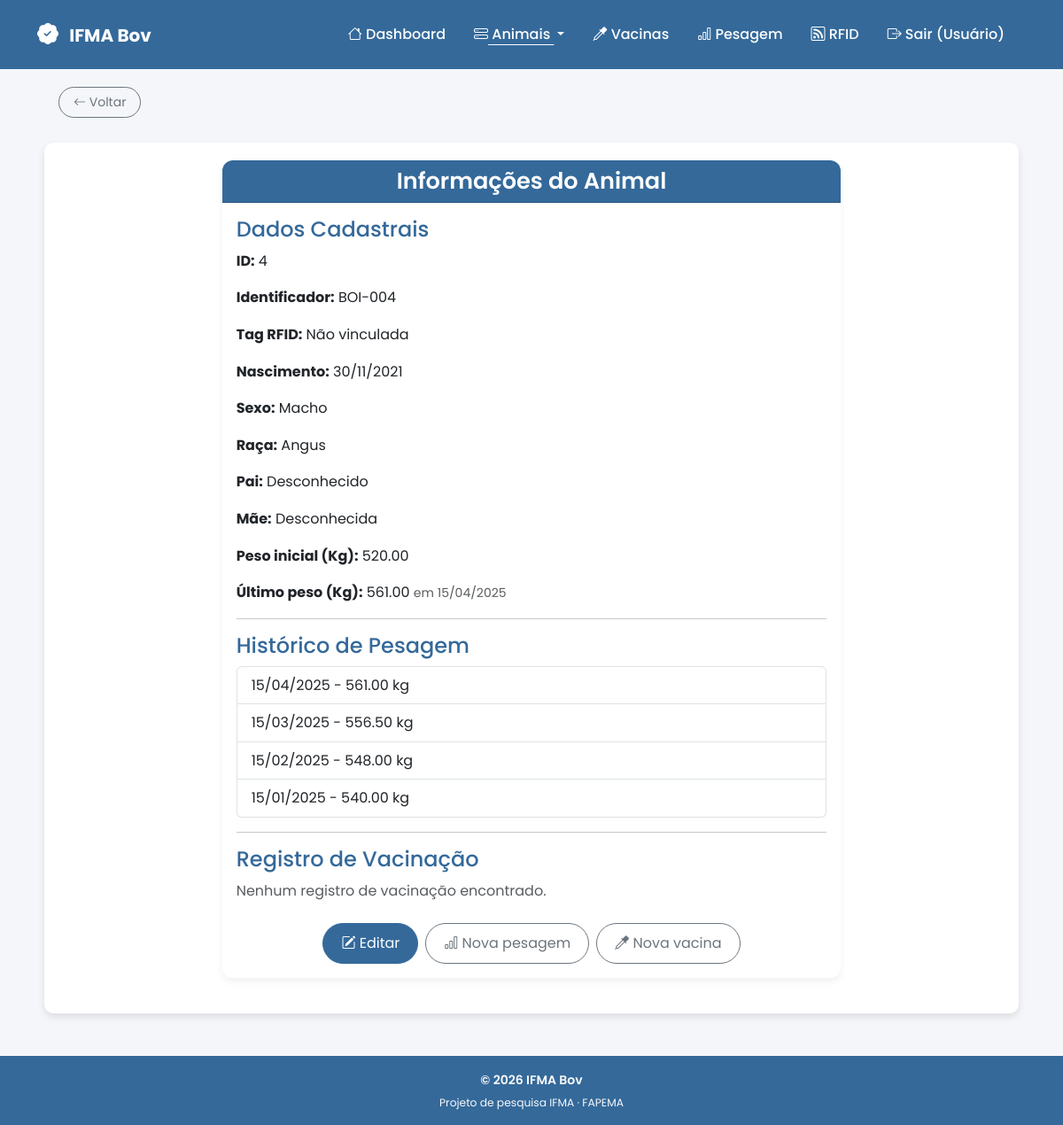
Screenshot of /pages/informacoes.php?id=4 (signed in) with the database file from the repository.
### tables this page shows
CREATE TABLE IF NOT EXISTS animais (
    id INT AUTO_INCREMENT PRIMARY KEY,
    identificador VARCHAR(50) NOT NULL,
    data_nascimento DATE NOT NULL,
    genero ENUM('M','F') NOT NULL,
    raca VARCHAR(50) NOT NULL,
    pai_id VARCHAR(50) DEFAULT NULL,
    mae_id VARCHAR(50) DEFAULT NULL,
    peso DECIMAL(6,2) NOT NULL,
    tag_id VARCHAR(50) UNIQUE DEFAULT NULL,
    data_registro TIMESTAMP DEFAULT CURRENT_TIMESTAMP
);

CREATE TABLE IF NOT EXISTS pesagem (
    id INT AUTO_INCREMENT PRIMARY KEY,
    animal_id INT NOT NULL,
    peso DECIMAL(6,2) NOT NULL,
    data DATE NOT NULL,
    CONSTRAINT fk_pesagem_animal
        FOREIGN KEY (animal_id) REFERENCES animais(id)
        ON DELETE CASCADE
        ON UPDATE CASCADE
);

### pages/informacoes.php (the view, shortened to what this page needs)
<?php
require_once '../includes/header.php';
require_once '../includes/config.php';
$id_animal = isset($_GET['id']) ? (int) $_GET['id'] : null;
?>
    <?php
$stmt = $conn->prepare("SELECT * FROM animais WHERE id = :id");
$stmt->bindParam(':id', $id_animal, PDO::PARAM_INT);
$stmt->execute();
$animal = $stmt->fetch(PDO::FETCH_ASSOC);
$peso_stmt = $conn->prepare("SELECT id, data, peso FROM pesagem WHERE animal_id = :animal_id ORDER BY data DESC, id DESC");
$peso_stmt->bindParam(':animal_id', $id_animal, PDO::PARAM_INT);
$peso_stmt->execute();
$peso_result = $peso_stmt->fetchAll(PDO::FETCH_ASSOC);
$vacina_stmt = $conn->prepare("SELECT data, vacina FROM vacinas WHERE animal_id = :animal_id ORDER BY data DESC");
$vacina_stmt->bindParam(':animal_id', $id_animal, PDO::PARAM_INT);
$vacina_stmt->execute();
$vacina_result = $vacina_stmt->fetchAll(PDO::FETCH_ASSOC);
?>
<div class="container my-5">
    <div class="row justify-content-center">
        <div class="col-lg-8">
            <div class="card card-custom">
                <div class="card-header card-header-custom text-center">
                    <h2 class="mb-0">Informações do Animal</h2>
                </div>
                <div class="card-body">
                    <h4 class="text-primary">Dados Cadastrais</h4>
                    <p><strong>ID:</strong> <?= $animal['id'] ?></p>
                    <p><strong>Identificador:</strong> <?= htmlspecialchars($animal['identificador']) ?></p>
                    <p><strong>Tag RFID:</strong> <?= $animal['tag_id'] ? htmlspecialchars($animal['tag_id']) : 'Não vinculada' ?></p>
                    <p><strong>Nascimento:</strong> <?= date('d/m/Y', strtotime($animal['data_nascimento'])) ?></p>
                    <p><strong>Sexo:</strong> <?= ($animal['genero'] == 'M') ? 'Macho' : 'Fêmea' ?></p>
                    <p><strong>Raça:</strong> <?= htmlspecialchars($animal['raca']) ?></p>
                    <p><strong>Pai:</strong> <?= $animal['pai_id'] ? htmlspecialchars($animal['pai_id']) : 'Desconhecido' ?></p>
                    <p><strong>Mãe:</strong> <?= $animal['mae_id'] ? htmlspecialchars($animal['mae_id']) : 'Desconhecida' ?></p>
                    <p><strong>Peso inicial (Kg):</strong> <?= $animal['peso'] ?></p>
                    <?php if (count($peso_result) > 0): ?>
                        <p><strong>Último peso (Kg):</strong> <?= $peso_result[0]['peso'] ?>
                            <span class="text-muted small">em <?= date('d/m/Y', strtotime($peso_result[0]['data'])) ?></span></p>
                    <?php endif; ?>
                    <hr>
                    <h4 class="text-primary">Histórico de Pesagem</h4>
                    <?php if (count($peso_result) > 0): ?>
                        <ul class="list-group">
                            <?php foreach ($peso_result as $peso): ?>
                                <li class="list-group-item">
                                    <?= date('d/m/Y', strtotime($peso['data'])) ?> - <?= $peso['peso'] ?> kg
                                </li>
                            <?php endforeach; ?>
                        </ul>
                    <?php else: ?>
                        <div class="text-muted">Nenhum registro de pesagem encontrado.</div>
                    <?php endif; ?>
                    <hr>
                    <h4 class="text-primary">Registro de Vacinação</h4>
                    <?php if (count($vacina_result) > 0): ?>
                        <ul class="list-group">
                            <?php foreach ($vacina_result as $vacina): ?>
                                <li class="list-group-item">
                                    <?= date('d/m/Y', strtotime($vacina['data'])) ?> - <?= htmlspecialchars($vacina['vacina']) ?>
                                </li>
                            <?php endforeach; ?>
                        </ul>
                    <?php else: ?>
                        <div class="text-muted">Nenhum registro de vacinação encontrado.</div>
                    <?php endif; ?>
                    <div class="d-flex flex-wrap justify-content-center gap-2 mt-4">
                        <a href="atualizar.php?id=<?= $animal['id'] ?>" class="btn btn-primary">
                            <i class="bi bi-pencil-square"></i> Editar
                        </a>
                        <a href="pesagem.php?identificador=<?= urlencode($animal['identificador']) ?>" class="btn btn-outline-secondary">
                            <i class="bi bi-bar-chart"></i> Nova pesagem
                        </a>
                        <a href="vacinas.php?identificador=<?= urlencode($animal['identificador']) ?>" class="btn btn-outline-secondary">
                            <i class="bi bi-eyedropper"></i> Nova vacina
                        </a>
                    </div>
                </div>
            </div>
        </div>
    </div>
</div>
<?php include '../includes/footer.php'; ?>

### assets/css/styles.css (style rules this page uses)
* { box-sizing: border-box; }
body { font-family: 'Poppins', sans-serif; background-color: #f4f6f9; color: #333; line-height: 1.6; min-height: 100vh; display: flex; flex-direction: column; }
body > .container { max-width: 1100px; margin: 40px auto; padding: 20px; background: #ffffff; border-radius: 10px; box-shadow: 0 4px 8px rgba(0, 0, 0, 0.1); }
h1, h2 { color: inherit; font-weight: 600; text-align: center; margin-bottom: 20px; }
.btn { border-radius: 50px; transition: all 0.3s ease-in-out; }
.btn:not(.btn-sm) { padding: 10px 20px; }
.btn-primary { background-color: #34699A; border-color: #34699A; }
.card-custom { border-radius: 12px; border: none; box-shadow: 0 4px 10px rgba(0, 0, 0, 0.06); margin-bottom: 20px; }
.card-header-custom { background-color: #34699A; color: #fff; border-radius: 12px 12px 0 0 !important; }
.card-header-custom h2 { font-size: 1.6rem; margin: 0; }
.text-primary { color: #34699A !important; }

### rows the page displays
animais: id "4", identificador "BOI-004", data_nascimento "30/11/2021", raca "Angus", peso "520.00"
pesagem: peso "561.00", data "15/04/2025"
pesagem: data "15/03/2025", peso "556.50"
pesagem: data "15/02/2025", peso "548.00"
pesagem: data "15/01/2025", peso "540.00"

### other values shown
strtok($_SESSION['user_nome'], ' ') "Usuário"
